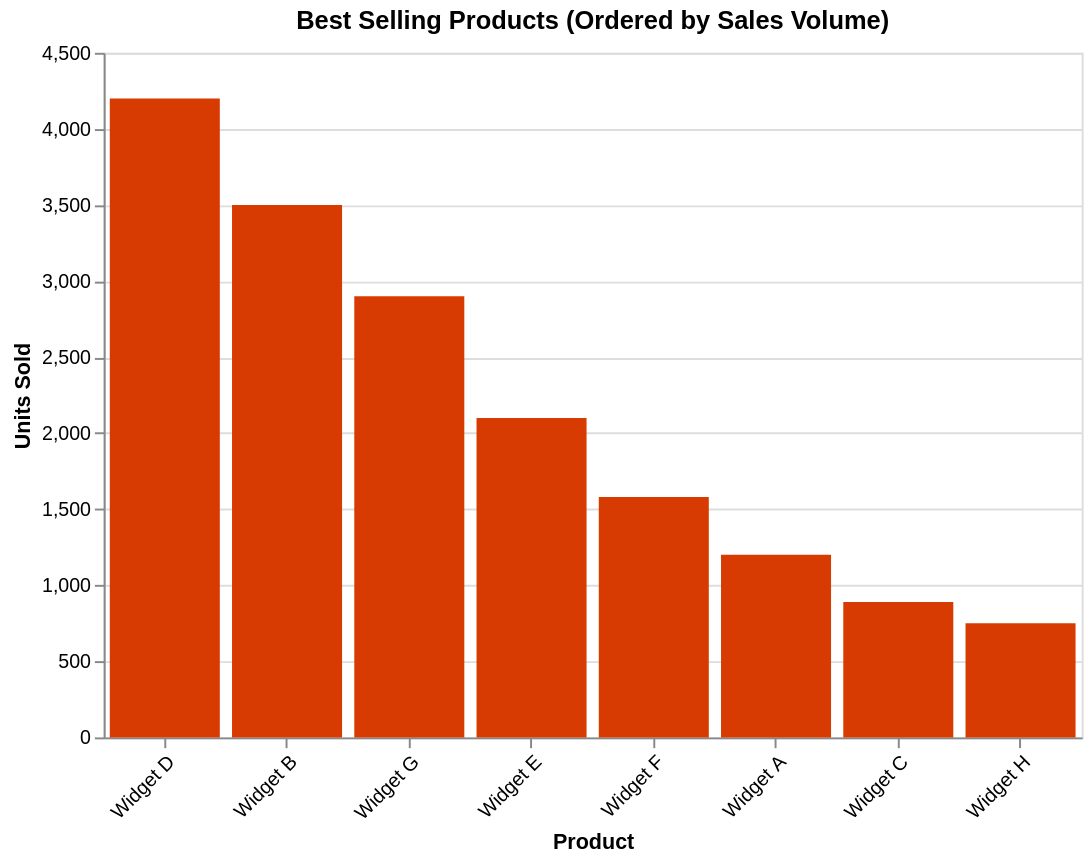

The Vega-Lite source for this figure:
### Vega-Lite specification from a JSON file in a GitHub repository (floating-point values rounded to 4 significant figures)
{"$schema": "https://vega.github.io/schema/vega-lite/v5.json", "description": "Top selling products ordered by sales value (descending)", "width": 500, "height": 350, "data": {"values": [{"product": "Widget A", "units_sold": 1200}, {"product": "Widget B", "units_sold": 3500}, {"product": "Widget C", "units_sold": 890}, {"product": "Widget D", "units_sold": 4200}, {"product": "Widget E", "units_sold": 2100}, {"product": "Widget F", "units_sold": 1580}, {"product": "Widget G", "units_sold": 2900}, {"product": "Widget H", "units_sold": 750}]}, "mark": {"type": "bar", "color": "#D83B01"}, "encoding": {"x": {"field": "product", "type": "nominal", "sort": {"field": "units_sold", "op": "sum", "order": "descending"}, "axis": {"title": "Product", "labelAngle": -45}}, "y": {"field": "units_sold", "type": "quantitative", "axis": {"title": "Units Sold", "format": ",.0f"}}}, "title": "Best Selling Products (Ordered by Sales Volume)"}
